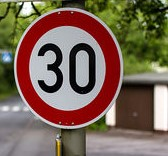
#> input picture Traffic-Sign-Classifier-Project/1.jpg, 168 x 156 px; its folder holds only this picture in this run
$ jupyter execute --allow-errors Traffic_Sign_Classifier.ipynb   (shell and % lines are left out)
#> lines starting #> are read from the running program, lines starting #| are printed output that depends on the picture
# Self-Driving Car Engineer Nanodegree

## Deep Learning

## Project: Build a Traffic Sign Recognition Classifier

In this notebook, a template is provided for you to implement your functionality in stages, which is required to successfully complete this project. If additional code is required that cannot be included in the notebook, be sure that the Python code is successfully imported and included in your submission if necessary.

> **Note**: Once you have completed all of the code implementations, you need to finalize your work by exporting the iPython Notebook as an HTML document. Before exporting the notebook to html, all of the code cells need to have been run so that reviewers can see the final implementation and output. You can then export the notebook by using the menu above and navigating to  \n",
    "**File -> Download as -> HTML (.html)**. Include the finished document along with this notebook as your submission.

In addition to implementing code, there is a writeup to complete. The writeup should be completed in a separate file, which can be either a markdown file or a pdf document. There is a [write up template](https://github.com/udacity/CarND-Traffic-Sign-Classifier-Project/blob/master/writeup_template.md) that can be used to guide the writing process. Completing the code template and writeup template will cover all of the [rubric points](https://review.udacity.com/#!/rubrics/481/view) for this project.

The [rubric](https://review.udacity.com/#!/rubrics/481/view) contains "Stand Out Suggestions" for enhancing the project beyond the minimum requirements. The stand out suggestions are optional. If you decide to pursue the "stand out suggestions", you can include the code in this Ipython notebook and also discuss the results in the writeup file.

>**Note:** Code and Markdown cells can be executed using the **Shift + Enter** keyboard shortcut. In addition, Markdown cells can be edited by typically double-clicking the cell to enter edit mode.

---
## Step 0: Load The Data

[cell 1]
# Load pickled data
import pickle
import numpy as np

# TODO: Fill this in based on where you saved the training and testing data
training_file = "train.p"
validation_file= "valid.p"
testing_file = "test.p"

#> (the rest of this cell did not finish here and is left out)

---

## Step 1: Dataset Summary & Exploration

The pickled data is a dictionary with 4 key/value pairs:

- `'features'` is a 4D array containing raw pixel data of the traffic sign images, (num examples, width, height, channels).
- `'labels'` is a 1D array containing the label/class id of the traffic sign. The file `signnames.csv` contains id -> name mappings for each id.
- `'sizes'` is a list containing tuples, (width, height) representing the original width and height the image.
- `'coords'` is a list containing tuples, (x1, y1, x2, y2) representing coordinates of a bounding box around the sign in the image. **THESE COORDINATES ASSUME THE ORIGINAL IMAGE. THE PICKLED DATA CONTAINS RESIZED VERSIONS (32 by 32) OF THESE IMAGES**

Complete the basic data summary below. Use python, numpy and/or pandas methods to calculate the data summary rather than hard coding the results. For example, the [pandas shape method](http://pandas.pydata.org/pandas-docs/stable/generated/pandas.DataFrame.shape.html) might be useful for calculating some of the summary results.

### Provide a Basic Summary of the Data Set Using Python, Numpy and/or Pandas

#> (a cell that did not finish here is left out)

### Include an exploratory visualization of the dataset

Visualize the German Traffic Signs Dataset using the pickled file(s). This is open ended, suggestions include: plotting traffic sign images, plotting the count of each sign, etc.

The [Matplotlib](http://matplotlib.org/) [examples](http://matplotlib.org/examples/index.html) and [gallery](http://matplotlib.org/gallery.html) pages are a great resource for doing visualizations in Python.

**NOTE:** It's recommended you start with something simple first. If you wish to do more, come back to it after you've completed the rest of the sections. It can be interesting to look at the distribution of classes in the training, validation and test set. Is the distribution the same? Are there more examples of some classes than others?

[cell 3]
### Data exploration visualization code goes here.
### Feel free to use as many code cells as needed.
import matplotlib.pyplot as plt

# [15 lines left out: function show_images, not called in this run]

#> (a cell that did not finish here is left out)

### Data Set Summary

#> (a cell that did not finish here is left out)

----

## Step 2: Design and Test a Model Architecture

Design and implement a deep learning model that learns to recognize traffic signs. Train and test your model on the [German Traffic Sign Dataset](http://benchmark.ini.rub.de/?section=gtsrb&subsection=dataset).

The LeNet-5 implementation shown in the [classroom](https://classroom.udacity.com/nanodegrees/nd013/parts/fbf77062-5703-404e-b60c-95b78b2f3f9e/modules/6df7ae49-c61c-4bb2-a23e-6527e69209ec/lessons/601ae704-1035-4287-8b11-e2c2716217ad/concepts/d4aca031-508f-4e0b-b493-e7b706120f81) at the end of the CNN lesson is a solid starting point. You'll have to change the number of classes and possibly the preprocessing, but aside from that it's plug and play!

With the LeNet-5 solution from the lecture, you should expect a validation set accuracy of about 0.89. To meet specifications, the validation set accuracy will need to be at least 0.93. It is possible to get an even higher accuracy, but 0.93 is the minimum for a successful project submission.

There are various aspects to consider when thinking about this problem:

- Neural network architecture (is the network over or underfitting?)
- Play around preprocessing techniques (normalization, rgb to grayscale, etc)
- Number of examples per label (some have more than others).
- Generate fake data.

Here is an example of a [published baseline model on this problem](http://yann.lecun.com/exdb/publis/pdf/sermanet-ijcnn-11.pdf). It's not required to be familiar with the approach used in the paper but, it's good practice to try to read papers like these.

### Pre-process the Data Set (normalization, grayscale, etc.)

Minimally, the image data should be normalized so that the data has mean zero and equal variance. For image data, `(pixel - 128)/ 128` is a quick way to approximately normalize the data and can be used in this project.

Other pre-processing steps are optional. You can try different techniques to see if it improves performance.

Use the code cell (or multiple code cells, if necessary) to implement the first step of your project.

[cell 6]
### Preprocess the data here. It is required to normalize the data. Other preprocessing steps could include
### converting to grayscale, etc.
### Feel free to use as many code cells as needed.
import cv2
#print("Using OpenCV version: %s" % (cv2.__version__))

#auto correction technique
def auto_contrast(img):
    # CLAHE (Contrast Limited Adaptive Histogram Equalization)
    clahe = cv2.createCLAHE(clipLimit=3., tileGridSize=(8, 8))

    lab = cv2.cvtColor(img, cv2.COLOR_RGB2LAB)  # convert from BGR to LAB color space
    l, a, b = cv2.split(lab)  # split on 3 different channels

    l2 = clahe.apply(l)  # apply CLAHE to the L-channel

    lab = cv2.merge((l2, a, b))  # merge channels
    img2 = cv2.cvtColor(lab, cv2.COLOR_LAB2RGB)  # convert from LAB to RGB
    return img2

def resize(image):
    return cv2.resize(image, (32, 32))

def image_preprocess(image):
    image = resize(image)
    image = auto_contrast(image)
    return image

#> (a cell that did not finish here is left out)

### Question 1
Describe how you preprocessed the image data. What techniques were chosen and why did you choose these techniques? Consider including images showing the output of each preprocessing technique. Pre-processing refers to techniques such as converting to grayscale, normalization, etc. (OPTIONAL: As described in the "Stand Out Suggestions" part of the rubric, if you generated additional data for training, describe why you decided to generate additional data, how you generated the data, and provide example images of the additional data. Then describe the characteristics of the augmented training set like number of images in the set, number of images for each class, etc.)

### Answer:
After plotting some images from the dataset it is observed that the certain amount of images are either too dark or too bright. Because of this an open cv based auto contrast correction technique has applied as preprocessing. Also, as required for the network, all images are resized to 32x32 size. This step is also considered as part of preprocessing.

My preprocessing pipeline is as follows:
1. Resize the image to 32x32
2. Apply auto contrast adjustment

Preprocessing results are plotted below,

#> (a cell that did not finish here is left out)

### Model Architecture

[cell 9]
# [4 lines left out: function preprocess_op, not called in this run]

[cell 10]
### Define your architecture here.
### Feel free to use as many code cells as needed.
import tensorflow as tf
#print("Using TensorFlow version: %s" % (tf.__version__))

# [61 lines left out: function LeNet, not called in this run]

### Question 2
Describe what your final model architecture looks like including model type, layers, layer sizes, connectivity, etc.) Consider including a diagram and/or table describing the final model.

### Answer:

My final model consist of the following layers:

|    Layer       |  Input  |  Output    |
|----------------|:-------:|:--------:  |
| Input          |32x32x3  |            |
| Convolution    |32x32x3  |28x28x6     |
| Relu           |         |            |
| Dropout        |         |            |
| Max Pooling    |28x28x6  |14x14x6     |
| Convolution    |14x14x6  |10x10x16    |
| Relu           |         |            |
| Dropout        |         |            |
| Max Pooling    |10x10x16 |5x5x16      |
| Convolution    |5x5x16   |120(flatten)|
| Relu           |         |            |
| Dropout        |         |            |
| Fully Connected|120      |84          |
| Relu           |         |            |
| Dropout        |         |            |
| Fully Connected|84       |43          |

### Train, Validate and Test the Model

A validation set can be used to assess how well the model is performing. A low accuracy on the training and validation
sets imply underfitting. A high accuracy on the training set but low accuracy on the validation set implies overfitting.

#> (a cell that did not finish here is left out)

[cell 12]
rate = 0.001

#> (the rest of this cell did not finish here and is left out)

#> (a cell that did not finish here is left out)

### Question 3
Describe how you trained your model. The discussion can include the type of optimizer, the batch size, number of epochs and any hyperparameters such as learning rate.

### Answer:
Following are the parameters that I have used to train my model:
1. Learning Rate = **0.001**
2. Number of Epochs = **30**
3. Batch Size = **128**
4. Optimizer = **Adam Optimizer**

[cell 14]
EPOCHS = 30
BATCH_SIZE = 128

[cell 15]
### Calculate and report the accuracy on the training and validation set.
from sklearn.utils import shuffle

#> (the rest of this cell did not finish here and is left out)

#> (a cell that did not finish here is left out)

### Question 4
Describe the approach taken for finding a solution and getting the validation set accuracy to be at least 0.93. Include in the discussion the results on the training, validation and test sets and where in the code these were calculated. Your approach may have been an iterative process, in which case, outline the steps you took to get to the final solution and why you chose those steps. Perhaps your solution involved an already well known implementation or architecture. In this case, discuss why you think the architecture is suitable for the current problem.

### Answer:
I have followed the basic LeNet architecture but introduced one dropout layer, with 50% drop out, in each of the Layers except the last one. By doing this, I have reduced the chance of over fitting. This also helps the available neuron to learn forcefully the feature and it reduced the interdpendency among each other.

There is no other changes are made in the LeNet architecture. With this modification itself I have achived 0.948 validation accuracy.

After implementing modifications, my final model results are:

#> (a cell that did not finish here is left out)

---

## Step 3: Test a Model on New Images

To give yourself more insight into how your model is working, download at least five pictures of German traffic signs from the web and use your model to predict the traffic sign type.

You may find `signnames.csv` useful as it contains mappings from the class id (integer) to the actual sign name.

### Load and Output the Images

[cell 18]
### Load the images and plot them here.
### Feel free to use as many code cells as needed.
import glob
import os

filelist = glob.glob("*.jpg")

test_images = []
test_labels = []
for filename in filelist:
    print(filename)
    image = cv2.imread(filename)
#> image is the input picture: shape (156, 168, 3); mean B, G, R 85.2, 101.5, 121.6
    if image is None:
        continue
    image = cv2.cvtColor(image, cv2.COLOR_BGR2RGB)
    test_images.append(image)
    sign_name = os.path.splitext(filename)[0]
    test_labels.append(int(sign_name))
print("Number of test images =", len(test_images))
#| Number of test images = 1
#show_images(test_images, len(test_images), len(test_images),
#            images_per_row = len(filelist), images_per_col = 1,
#            H = 10, W = 10, its_gray=False)
print("Test Labels: ", test_labels)
#test_images[0].shape

### Question 5
Choose five German traffic signs found on the web and provide them in the report. For each image, discuss what quality or qualities might be difficult to classify.

### Answer:

I have selected 6 random German Traffic signs. They are of classes - 1 - speed limit 30, 2 - speed limit 50, 4 - speed limit 70, 17 - No Entry, 14 – Stop and 12 - Priority. Out of this 6 signs, 5 got classified correctly. Misclassified sign is speed limit 30. I think the reason for this is due to the blurriness in the image which may affect in getting features like edge.

### Predict the Sign Type for Each Image

[cell 19]
test_images_pre = [image_preprocess(i) for i in test_images]
#> in resize, `return cv2.resize(image, (32, 32))`:
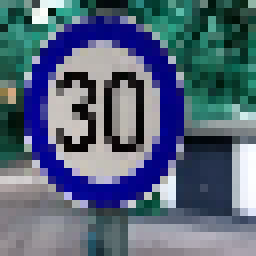
#> returned value: shape (32, 32, 3) (shown 8 times larger); mean of channels 0, 1, 2 121.5, 101.2, 84.9; drawn as B, G, R
#> in auto_contrast, `lab = cv2.cvtColor(img, cv2.COLOR_RGB2LAB)`: lab: shape (32, 32, 3); mean of channels 0, 1, 2 115.7, 133.2, 143
#> in auto_contrast, `l, a, b = cv2.split(lab)`:
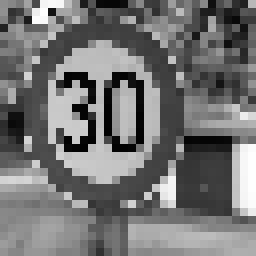
#> l: shape (32, 32) (shown 8 times larger); min 1, max 254, mean 115.7
#> in auto_contrast, `l, a, b = cv2.split(lab)`:
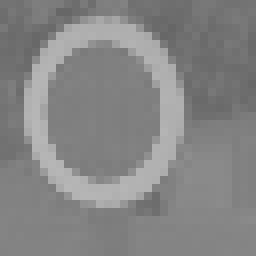
#> a: shape (32, 32) (shown 8 times larger); min 102, max 183, mean 133.2
#> in auto_contrast, `l, a, b = cv2.split(lab)`:
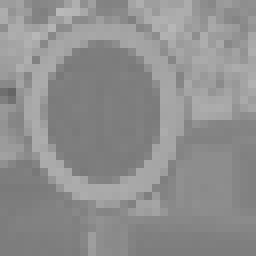
#> b: shape (32, 32) (shown 8 times larger); min 101, max 185, mean 143
#> in auto_contrast, `l2 = clahe.apply(l)`:
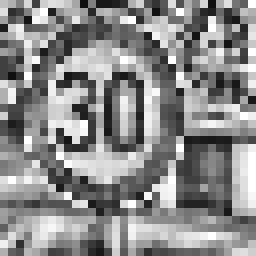
#> l2: shape (32, 32) (shown 8 times larger); min 16, max 255, mean 138.9
#> in auto_contrast, `lab = cv2.merge((l2, a, b))`: lab: shape (32, 32, 3); mean of channels 0, 1, 2 138.9, 133.2, 143
#> in auto_contrast, `img2 = cv2.cvtColor(lab, cv2.COLOR_LAB2RGB)`:
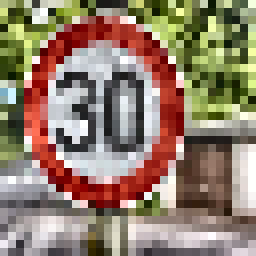
#> img2: shape (32, 32, 3) (shown 8 times larger); mean R, G, B 145.9, 126.6, 108.2
#> test_images_pre = 1 item

$ run again, on Traffic-Sign-Classifier-Project/2.jpg
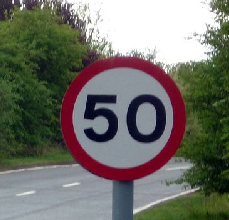
#> input picture Traffic-Sign-Classifier-Project/2.jpg, 229 x 220 px
#> image is the input picture: shape (220, 229, 3); mean B, G, R 104.1, 112.5, 112.3
#| Number of test images = 1
#> in auto_contrast, `l, a, b = cv2.split(lab)`:
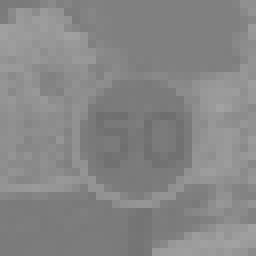
#> b: shape (32, 32) (shown 8 times larger); min 110, max 162, mean 134.4
#> in auto_contrast, `img2 = cv2.cvtColor(lab, cv2.COLOR_LAB2RGB)`:
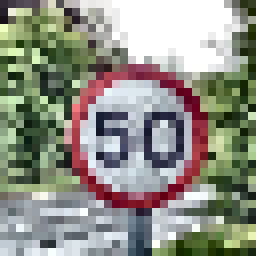
#> img2: shape (32, 32, 3) (shown 8 times larger); mean R, G, B 144.3, 145.1, 134.7
#> test_images_pre = 1 item

$ run again, on Traffic-Sign-Classifier-Project/4.jpg
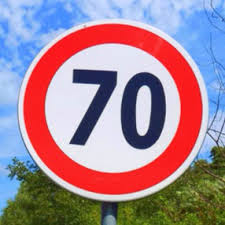
#> input picture Traffic-Sign-Classifier-Project/4.jpg, 225 x 225 px
#> image is the input picture: shape (225, 225, 3); mean B, G, R 148.4, 134.4, 162.5
#| Number of test images = 1
#> in auto_contrast, `l2 = clahe.apply(l)`:
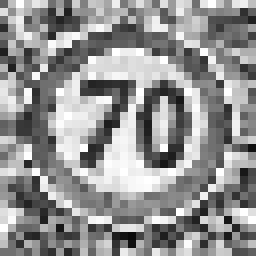
#> l2: shape (32, 32) (shown 8 times larger); min 10, max 255, mean 146.4
#> in auto_contrast, `img2 = cv2.cvtColor(lab, cv2.COLOR_LAB2RGB)`:
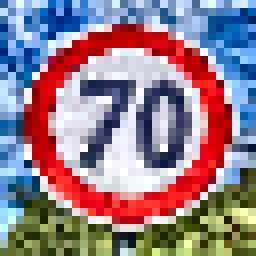
#> img2: shape (32, 32, 3) (shown 8 times larger); mean R, G, B 147.9, 124.4, 136.6
#> test_images_pre = 1 item
